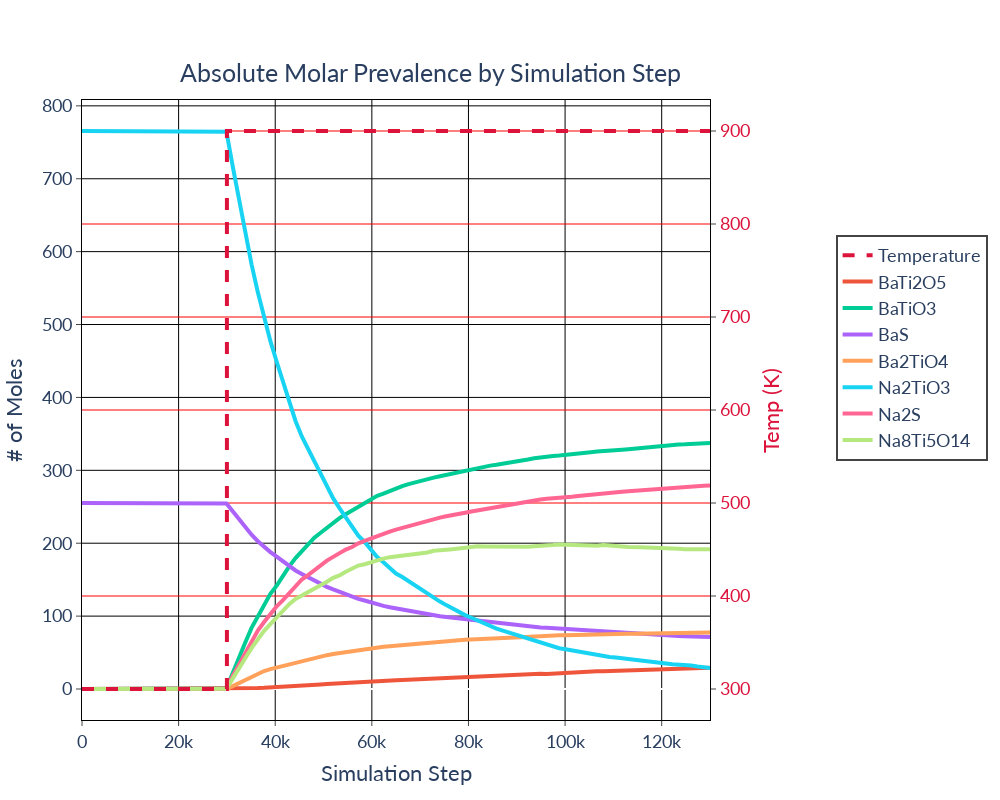

Here is the notebook cell this chart was saved with:
### Code cell
analyzer = BulkReactionAnalyzer.from_result_doc_file("matt_recipe-2023-12-21-085530.json")
analyzer.plot_molar_phase_amounts()
